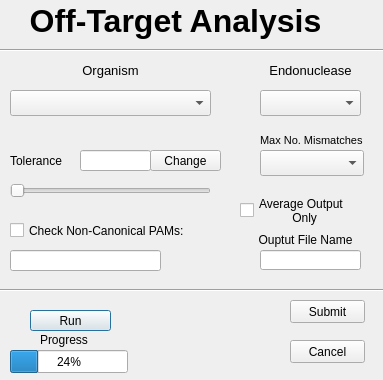
<?xml version="1.0" encoding="UTF-8"?>
<ui version="4.0">
 <class>Dialog</class>
 <widget class="QDialog" name="Dialog">
  <property name="geometry">
   <rect>
    <x>0</x>
    <y>0</y>
    <width>383</width>
    <height>380</height>
   </rect>
  </property>
  <property name="windowTitle">
   <string>Dialog</string>
  </property>
  <property name="autoFillBackground">
   <bool>true</bool>
  </property>
  <widget class="QLineEdit" name="altpamlistline">
   <property name="geometry">
    <rect>
     <x>10</x>
     <y>250</y>
     <width>151</width>
     <height>21</height>
    </rect>
   </property>
  </widget>
  <widget class="QLabel" name="label">
   <property name="geometry">
    <rect>
     <x>10</x>
     <y>150</y>
     <width>71</width>
     <height>21</height>
    </rect>
   </property>
   <property name="text">
    <string>Tolerance</string>
   </property>
  </widget>
  <widget class="QLabel" name="label_2">
   <property name="geometry">
    <rect>
     <x>260</x>
     <y>130</y>
     <width>111</width>
     <height>21</height>
    </rect>
   </property>
   <property name="font">
    <font>
     <pointsize>8</pointsize>
    </font>
   </property>
   <property name="text">
    <string>Max No. Mismatches</string>
   </property>
  </widget>
  <widget class="QLabel" name="label_3">
   <property name="geometry">
    <rect>
     <x>10</x>
     <y>60</y>
     <width>201</width>
     <height>21</height>
    </rect>
   </property>
   <property name="font">
    <font>
     <pointsize>10</pointsize>
    </font>
   </property>
   <property name="text">
    <string>Organism</string>
   </property>
   <property name="alignment">
    <set>Qt::AlignCenter</set>
   </property>
  </widget>
  <widget class="QLabel" name="label_4">
   <property name="geometry">
    <rect>
     <x>260</x>
     <y>60</y>
     <width>101</width>
     <height>21</height>
    </rect>
   </property>
   <property name="font">
    <font>
     <pointsize>10</pointsize>
    </font>
   </property>
   <property name="text">
    <string>Endonuclease</string>
   </property>
   <property name="alignment">
    <set>Qt::AlignCenter</set>
   </property>
  </widget>
  <widget class="QCheckBox" name="checkBox">
   <property name="geometry">
    <rect>
     <x>10</x>
     <y>220</y>
     <width>211</width>
     <height>21</height>
    </rect>
   </property>
   <property name="text">
    <string>Check Non-Canonical PAMs:</string>
   </property>
  </widget>
  <widget class="QComboBox" name="mismatchcomboBox">
   <property name="geometry">
    <rect>
     <x>260</x>
     <y>150</y>
     <width>104</width>
     <height>26</height>
    </rect>
   </property>
  </widget>
  <widget class="QLabel" name="label_5">
   <property name="geometry">
    <rect>
     <x>10</x>
     <y>0</y>
     <width>331</width>
     <height>41</height>
    </rect>
   </property>
   <property name="font">
    <font>
     <family>Arial</family>
     <pointsize>24</pointsize>
     <weight>75</weight>
     <bold>true</bold>
    </font>
   </property>
   <property name="autoFillBackground">
    <bool>false</bool>
   </property>
   <property name="frameShadow">
    <enum>QFrame::Plain</enum>
   </property>
   <property name="text">
    <string>Off-Target Analysis</string>
   </property>
   <property name="alignment">
    <set>Qt::AlignCenter</set>
   </property>
  </widget>
  <widget class="QComboBox" name="OrgcomboBox">
   <property name="geometry">
    <rect>
     <x>10</x>
     <y>90</y>
     <width>201</width>
     <height>26</height>
    </rect>
   </property>
  </widget>
  <widget class="QComboBox" name="EndocomboBox">
   <property name="geometry">
    <rect>
     <x>260</x>
     <y>90</y>
     <width>101</width>
     <height>26</height>
    </rect>
   </property>
  </widget>
  <widget class="QLineEdit" name="tolerancelineEdit">
   <property name="geometry">
    <rect>
     <x>80</x>
     <y>150</y>
     <width>71</width>
     <height>21</height>
    </rect>
   </property>
  </widget>
  <widget class="QSlider" name="tolerancehorizontalSlider">
   <property name="geometry">
    <rect>
     <x>10</x>
     <y>180</y>
     <width>201</width>
     <height>22</height>
    </rect>
   </property>
   <property name="orientation">
    <enum>Qt::Horizontal</enum>
   </property>
  </widget>
  <widget class="QProgressBar" name="progressBar">
   <property name="geometry">
    <rect>
     <x>10</x>
     <y>350</y>
     <width>118</width>
     <height>23</height>
    </rect>
   </property>
   <property name="value">
    <number>24</number>
   </property>
  </widget>
  <widget class="QLabel" name="label_6">
   <property name="geometry">
    <rect>
     <x>40</x>
     <y>330</y>
     <width>71</width>
     <height>20</height>
    </rect>
   </property>
   <property name="text">
    <string>Progress</string>
   </property>
  </widget>
  <widget class="QCheckBox" name="AVG">
   <property name="geometry">
    <rect>
     <x>240</x>
     <y>190</y>
     <width>141</width>
     <height>41</height>
    </rect>
   </property>
   <property name="text">
    <string>Average Output 
          Only</string>
   </property>
  </widget>
  <widget class="QPushButton" name="Run">
   <property name="geometry">
    <rect>
     <x>30</x>
     <y>310</y>
     <width>81</width>
     <height>21</height>
    </rect>
   </property>
   <property name="text">
    <string>Run</string>
   </property>
  </widget>
  <widget class="QPushButton" name="pushButton">
   <property name="geometry">
    <rect>
     <x>150</x>
     <y>150</y>
     <width>71</width>
     <height>21</height>
    </rect>
   </property>
   <property name="text">
    <string>Change</string>
   </property>
  </widget>
  <widget class="Line" name="line">
   <property name="geometry">
    <rect>
     <x>0</x>
     <y>40</y>
     <width>451</width>
     <height>20</height>
    </rect>
   </property>
   <property name="orientation">
    <enum>Qt::Horizontal</enum>
   </property>
  </widget>
  <widget class="Line" name="line_2">
   <property name="geometry">
    <rect>
     <x>-50</x>
     <y>280</y>
     <width>461</width>
     <height>20</height>
    </rect>
   </property>
   <property name="orientation">
    <enum>Qt::Horizontal</enum>
   </property>
  </widget>
  <widget class="QLineEdit" name="FileName">
   <property name="geometry">
    <rect>
     <x>260</x>
     <y>250</y>
     <width>101</width>
     <height>20</height>
    </rect>
   </property>
  </widget>
  <widget class="QLabel" name="label_7">
   <property name="geometry">
    <rect>
     <x>240</x>
     <y>230</y>
     <width>131</width>
     <height>20</height>
    </rect>
   </property>
   <property name="text">
    <string>Ouptut File Name</string>
   </property>
   <property name="alignment">
    <set>Qt::AlignCenter</set>
   </property>
  </widget>
  <widget class="QPushButton" name="submitButton">
   <property name="geometry">
    <rect>
     <x>290</x>
     <y>300</y>
     <width>75</width>
     <height>23</height>
    </rect>
   </property>
   <property name="text">
    <string>Submit</string>
   </property>
  </widget>
  <widget class="QPushButton" name="cancelButton">
   <property name="geometry">
    <rect>
     <x>290</x>
     <y>340</y>
     <width>75</width>
     <height>23</height>
    </rect>
   </property>
   <property name="text">
    <string>Cancel</string>
   </property>
  </widget>
 </widget>
 <resources/>
 <connections/>
</ui>
